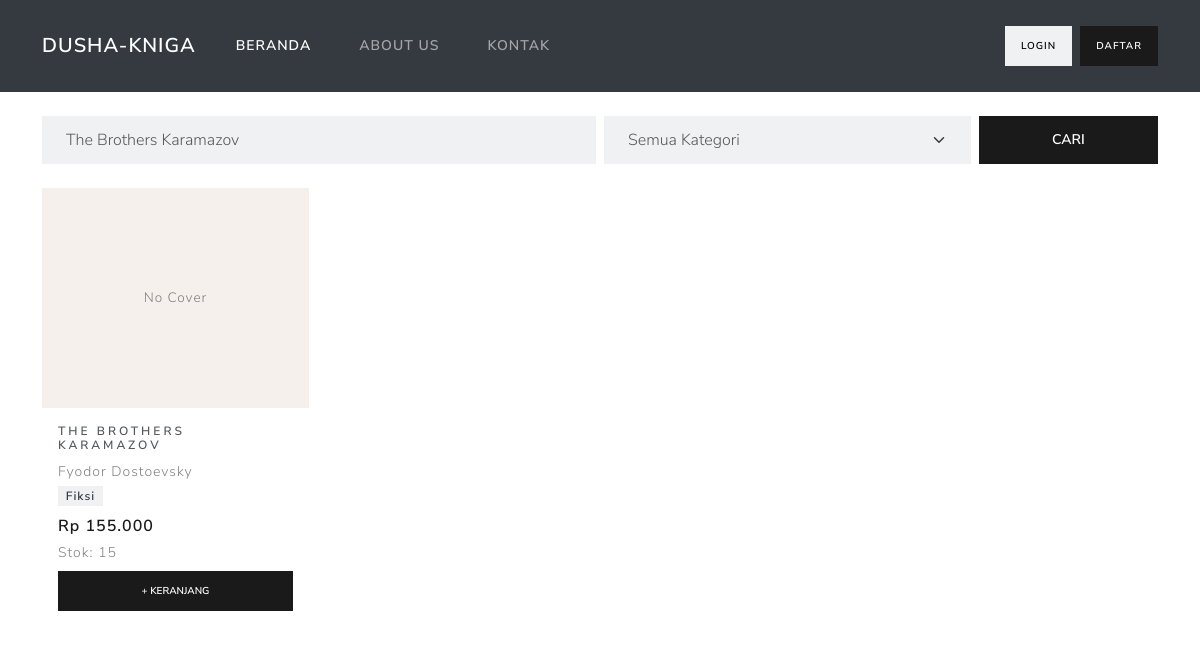
Page /index.php?cari=The Brothers Karamazov on the committed database.
### tables this page shows
CREATE TABLE IF NOT EXISTS buku (
    id           INT AUTO_INCREMENT PRIMARY KEY,
    id_kategori  INT           NOT NULL,
    judul        VARCHAR(200)  NOT NULL,
    pengarang    VARCHAR(100)  NOT NULL,
    penerbit     VARCHAR(100),
    tahun_terbit YEAR,
    harga        DECIMAL(10,2) NOT NULL DEFAULT 0,
    stok         INT           NOT NULL DEFAULT 0,
    deskripsi    TEXT,
    cover_image  VARCHAR(255)  DEFAULT NULL,
    created_at   TIMESTAMP DEFAULT CURRENT_TIMESTAMP,
    FOREIGN KEY (id_kategori) REFERENCES kategori(id) ON DELETE RESTRICT
);

CREATE TABLE IF NOT EXISTS kategori (
    id            INT AUTO_INCREMENT PRIMARY KEY,
    nama_kategori VARCHAR(100) NOT NULL,
    deskripsi     TEXT,
    created_at    TIMESTAMP DEFAULT CURRENT_TIMESTAMP
);

### index.php (the view, shortened to what this page needs)
<?php
require_once 'config.php';
$cari      = isset($_GET['cari'])      ? trim($_GET['cari'])       : '';
$conditions = ["b.stok > 0"];
if ($cari) {
    $safe = mysqli_real_escape_string($conn, $cari);
    $conditions[] = "(b.judul LIKE '%$safe%' OR b.pengarang LIKE '%$safe%')";
}
$where  = "WHERE " . implode(" AND ", $conditions);
$query  = "SELECT b.*, k.nama_kategori FROM buku b JOIN kategori k ON b.id_kategori = k.id $where ORDER BY b.created_at ASC";
$result = mysqli_query($conn, $query);
$total_keranjang = 0;
?>
<!DOCTYPE html>
<html lang="id">
<head>
    <link href="/bnsp-preps/assets/bootstrap.min%20(2).css" rel="stylesheet">
</head>
<body>
<nav class="navbar navbar-expand-lg navbar-dark bg-dark">
    <div class="container">
        <a class="navbar-brand fw-bold" href="index.php">Dusha-Kniga</a>
        <div class="collapse navbar-collapse" id="navMain">
            <ul class="navbar-nav me-auto">
                <li class="nav-item"><a class="nav-link active" href="index.php">Beranda</a></li>
                <li class="nav-item"><a class="nav-link" href="about.php">About Us</a></li>
                <li class="nav-item"><a class="nav-link" href="contact.php">Kontak</a></li>
            </ul>
            <div class="d-flex align-items-center gap-2">
                <?php if (!empty($_SESSION['user_id'])): ?>
                    <a href="user/keranjang.php" class="btn btn-light btn-sm">
                        Keranjang <?= $total_keranjang > 0 ? "($total_keranjang)" : '' ?>
                    </a>
                    <a href="user/pesanan.php" class="btn btn-light btn-sm">Pesanan Saya</a>
                    <span class="text-light">Halo, <?= htmlspecialchars($_SESSION['user_nama']) ?></span>
                    <a href="auth/logout.php" class="btn btn-outline-danger btn-sm">Logout</a>
                <?php else: ?>
                    <a href="auth/login.php" class="btn btn-light btn-sm">Login</a>
                    <a href="auth/register.php" class="btn btn-primary btn-sm">Daftar</a>
                <?php endif; ?>
            </div>
        </div>
    </div>
</nav>
<div class="container mt-4">
    <form method="GET" class="row g-2 mb-4">
        <div class="col-md-6">
            <input type="text" name="cari" class="form-control" placeholder="Cari judul atau pengarang..." value="<?= htmlspecialchars($cari) ?>">
        </div>
        <div class="col-md-4">
            <select name="kategori" class="form-select">
                <option value="">Semua Kategori</option>
            </select>
        </div>
        <div class="col-md-2">
            <button type="submit" class="btn btn-primary w-100">Cari</button>
        </div>
    </form>
    <div class="row g-3">
    <?php
    while ($row = mysqli_fetch_assoc($result)):
    ?>
        <div class="col-6 col-md-4 col-lg-3">
            <div class="card h-100">
                <div style="height:220px;background:#f5f0eb;display:flex;align-items:center;justify-content:center;padding:12px">
                    <?php if ($row['cover_image']): ?>
                        <img src="<?= UPLOAD_URL . htmlspecialchars($row['cover_image']) ?>" style="max-width:100%;max-height:196px;object-fit:contain;box-shadow:2px 4px 12px rgba(0,0,0,0.18)">
                    <?php else: ?>
                        <span class="text-muted" style="font-size:0.85rem">No Cover</span>
                    <?php endif; ?>
                </div>
                <div class="card-body d-flex flex-column">
                    <h6 class="card-title"><?= htmlspecialchars($row['judul']) ?></h6>
                    <small class="text-muted"><?= htmlspecialchars($row['pengarang']) ?></small>
                    <small class="badge bg-light text-dark border mb-2 mt-1 align-self-start"><?= htmlspecialchars($row['nama_kategori']) ?></small>
                    <p class="fw-bold text-primary mt-auto mb-1">Rp <?= number_format($row['harga'], 0, ',', '.') ?></p>
                    <small class="text-muted mb-2">Stok: <?= $row['stok'] ?></small>
                    <form method="POST" action="user/keranjang.php">
                        <button type="submit" class="btn btn-primary btn-sm w-100">+ Keranjang</button>
                    </form>
                </div>
            </div>
        </div>
    <?php endwhile; ?>
    </div>
</div>
</body>
</html>

### rows in the picture
buku: shows "No Cover", judul "THE BROTHERS KARAMAZOV", pengarang "Fyodor Dostoevsky", id_kategori.nama_kategori "Fiksi", harga "155.000", stok "15"
